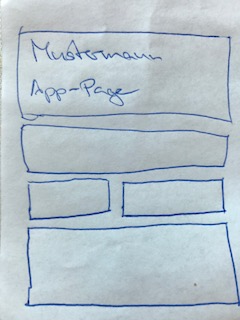
#> input picture Shape Detection/2.jpg, 240 x 320 px
$ python detect_shapes.py   (older library calls are emulated)
#> lines starting #> are read from the running program, lines starting #| are printed output that depends on the picture; after the words box and inside, x2 and y2 are one past the last pixel; in counts of white or black regions, pixels touching at a corner belong together
### Shape Detection/image_contrast.py
from PIL import Image, ImageEnhance

img2 = Image.open('2.jpg')
#> img2 is the input picture: PIL image 240x320 RGB; mean R, G, B 181.5, 195, 203
enhancer = ImageEnhance.Contrast(img2)
img2 = enhancer.enhance(4)
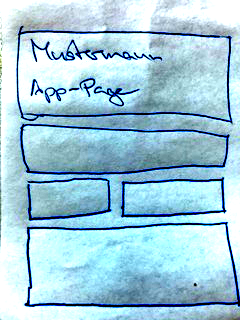
#> img2: PIL image 240x320 RGB; mean R, G, B 162.6, 203.5, 220
enhancer = ImageEnhance.Brightness(img2)
img2 = enhancer.enhance(4)
enhancer = ImageEnhance.Contrast(img2)
img2 = enhancer.enhance(5)
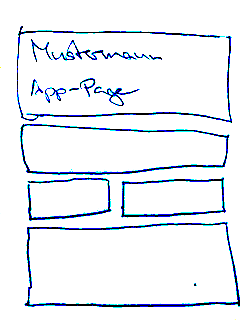
#> img2: PIL image 240x320 RGB; mean R, G, B 235, 239.3, 245.4
enhancer = ImageEnhance.Brightness(img2)
img2 = enhancer.enhance(5)
#img2.rotate(270).save("alt1.jpg")
enhancer.enhance(5).save("alt1.png")

# [7 lines of commented-out code are left out]

### Shape Detection/pyimagesearch/shapedetector.py
# import the necessary packages
import cv2

class ShapeDetector:
	def __init__(self):
		pass

	def detect(self, c):
		# initialize the shape name and approximate the contour
		shape = "unidentified"
		peri = cv2.arcLength(c, True)
		approx = cv2.approxPolyDP(c, 0.04 * peri, True)

		# if the shape is a triangle, it will have 3 vertices
		if len(approx) == 3:
			shape = "triangle"

		# if the shape has 4 vertices, it is either a square or
		# a rectangle
		elif len(approx) == 4:
			# compute the bounding box of the contour and use the
			# bounding box to compute the aspect ratio
			(x, y, w, h) = cv2.boundingRect(approx)
			ar = w / float(h)

			# a square will have an aspect ratio that is approximately
			# equal to one, otherwise, the shape is a rectangle
			shape = "square" if ar >= 0.95 and ar <= 1.05 else "rectangle"

		# if the shape is a pentagon, it will have 5 vertices
		elif len(approx) == 5:
			shape = "pentagon"

		# otherwise, we assume the shape is a circle
		else:
			shape = "circle"

		# return the name of the shape
		return shape

### Shape Detection/detect_shapes.py
# USAGE
# python detect_shapes.py -i alt1.png

# import the necessary packages
from pyimagesearch.shapedetector import ShapeDetector
import argparse, imutils, cv2, numpy
from PIL import Image, ImageEnhance
# import contrast enhancer module
import image_contrast

# open jpg, enhance brightness and contrast, save as alt1.png (Elfert)
image_contrast

# construct the argument parse and parse the arguments
#ap = argparse.ArgumentParser()
#ap.add_argument("-i", "--image", required=True,
#	help="path to the input image")
#args = vars(ap.parse_args())

# load the image and resize it to a smaller factor so that
# the shapes can be approximated better
#image = cv2.imread(args["image"])
image = Image.open('alt1.png')

# invert (Elfert)
image = numpy.invert(image)

resized = imutils.resize(image, width=300)
ratio = image.shape[0] / float(resized.shape[0])
#> ratio = 0.8

# convert the resized image to grayscale, blur it slightly,
# and threshold it
gray = cv2.cvtColor(resized, cv2.COLOR_BGR2GRAY)
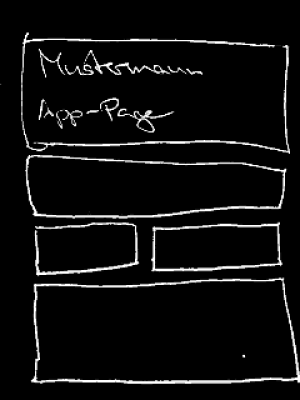
#> gray: shape (400, 300); min 0, max 255, mean 14.2
blurred = cv2.GaussianBlur(gray, (5, 5), 0)
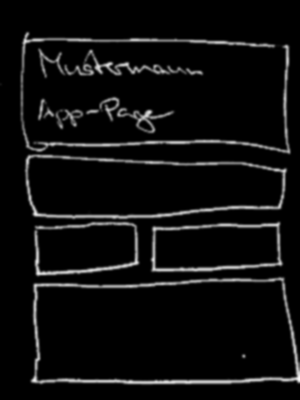
#> blurred: shape (400, 300); min 0, max 251, mean 14.2
thresh = cv2.threshold(blurred, 60, 255, cv2.THRESH_BINARY)[1]
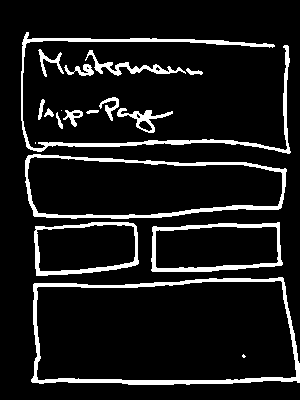
#> thresh: shape (400, 300); 9.8% white; 19 white regions (3 under 20 px)

# find contours in the thresholded image and initialize the
# shape detector
cnts = cv2.findContours(thresh.copy(), cv2.RETR_EXTERNAL,
	cv2.CHAIN_APPROX_SIMPLE)
#> cnts = 18 contours, 2 with area under 20; largest, box (x1, y1, x2, y2) and area: (31, 277, 300, 385) 26064, (25, 154, 287, 219) 13745, (151, 222, 283, 272) 5698, (34, 222, 139, 276) 4826, (21, 32, 291, 154) 1778
cnts = cnts[0] if imutils.is_cv2() else cnts[1]
sd = ShapeDetector()

#textfile (Elfert)
file = open("contours.txt", "a")
file.truncate(0)

elementArray = []
# loop over the contours
for c in cnts:
	# compute the center of the contour, then detect the name of the
	# shape using only the contour
	M = cv2.moments(c)
	try:
		cX = int((M["m10"] / M["m00"]) * ratio)
		cY = int((M["m01"] / M["m00"]) * ratio)
		shape = sd.detect(c)
	except ZeroDivisionError:
		shape = "unknown"

	# multiply the contour (x, y)-coordinates by the resize ratio,
	# then draw the contours and the name of the shape on the image
	c = c.astype("float")
	c *= ratio
	c = c.astype("int")
	cv2.drawContours(image, [c], -1, (0, 255, 0), 2)
	cv2.putText(image, shape, (cX, cY), cv2.FONT_HERSHEY_SIMPLEX,
		0.5, (255, 255, 255), 2)

	# show the output image
	cv2.imshow("Image", image)
	cv2.waitKey(0)

	#write contours to file (Elfert)
	file.write("\n")
	file.write(str(shape))
	file.write("\n")
	file.write("X: "+str(cX)+" Y: "+str(cY))
	#file.write("\n")
	#file.write(str(c))
	#file.write("\n")


	if shape == "rectangle":
		elementShape = 1
	elif shape == "triangle":
		elementShape = 2
	elif shape == "circle":
		elementShape = 3
	else:
		elementShape = 0

	#elementShape = shape
	elementArray.append([elementShape, cX, cY])
#> this loop made 18 passes
#> (cX, cY, shape, peri in detect, approx in detect, x in detect, y in detect, w in detect) on passes 1, 2, 3, 7, 10, 12, 14: (131, 265, 'rectangle', 744.9, [[283, 278], [34, 283], [31, 381], [299, 382]], 31, 278, 269), (172, 197, 'rectangle', 353.4, [[279, 222], [153, 226], [151, 270], [281, 265]], 151, 222, 131), (68, 198, 'rectangle', 301, [[136, 226], [35, 226], [36, 275], [135, 265]], 35, 226, 102), (73, 88, 'rectangle', 27.07, [[86, 112], [97, 112], [98, 110], [89, 110]], 86, 110, 13), (114, 95, 'rectangle', 187.5, [[117, 115], [153, 132], [148, 119], [172, 111]], 117, 111, 56), (32, 86, 'rectangle', 46.14, [[43, 99], [40, 103], [38, 119], [41, 116]], 38, 99, 6), (154, 57, 'rectangle', 39.8, [[186, 69], [190, 74], [202, 73], [198, 70]], 186, 69, 17)
#> (cX, cY, shape, peri in detect, approx in detect, elementShape) on passes 4, 6, 16: (117, 149, 'triangle', 628, [[25, 160], [34, 216], [285, 186]], 2), (47, 97, 'triangle', 37.56, [[57, 112], [58, 124], [62, 128]], 2), (103, 53, 'circle', 327.4, [[85, 59], [185, 73]], 3)
#> pass 1, `cv2.imshow("Image", image)`:
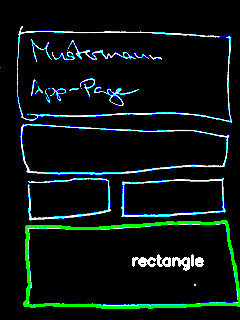
#> window 'Image': shape (320, 240, 3); mean B, G, R 18.2, 20.4, 9.2
#> after the loop:
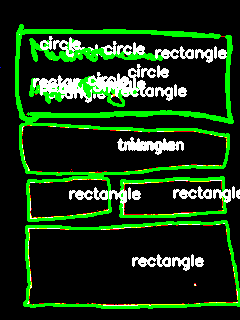
#> image: shape (320, 240, 3); mean R, G, B 22.1, 52.1, 19.3
#> after the loop, elementArray = [[1, 131, 265], [1, 172, 197], [1, 68, 198], [2, 117, 149], [0, 117, 149], [2, 47, 97], [1, 73, 88], [3, 58, 92], [0, 58, 92], [1, 114, 95], [0, 39, 90], [1, 32, 86], [3, 87, 84], [1, 154, 57], [3, 65, 55], [3, 103, 53], [3, 39, 48], [3, 127, 76]]

print(elementArray)
#> (printed output is left out)

file.close()
